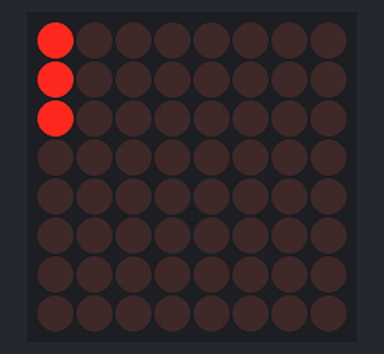
The sketch below on a simulated Arduino Uno, built with avr-gcc and run on an emulated ATmega328P. Parts: 8×8 LED matrix. Wiring (inferred from the names in the program): LED matrix (orientation assumed): rows pin 2, pin 7, A3, pin 5, pin 13, A2, pin 12, A0; columns pin 6, pin 11, pin 10, pin 3, A1, pin 4, pin 8, pin 9. Random numbers use the default seed unless the sketch sets one.

Above: at 0.3 s.
At 4.9 s:
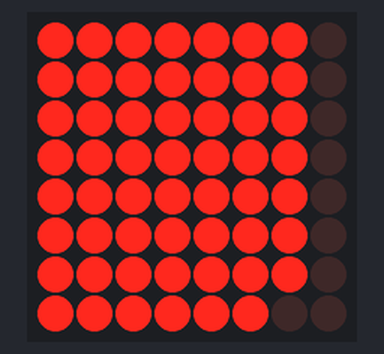
At 9.4 s:
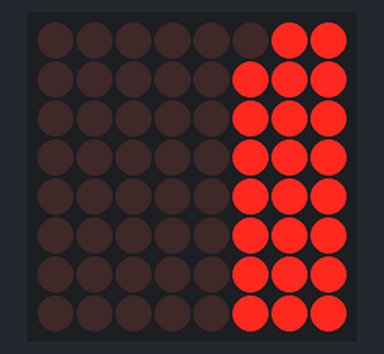
At 18.61 s:
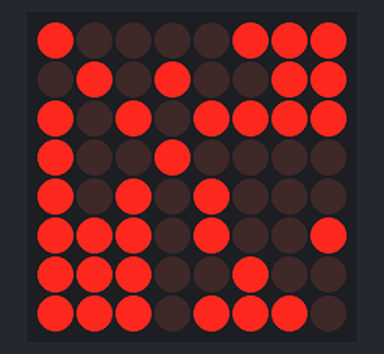
At 29.48 s:
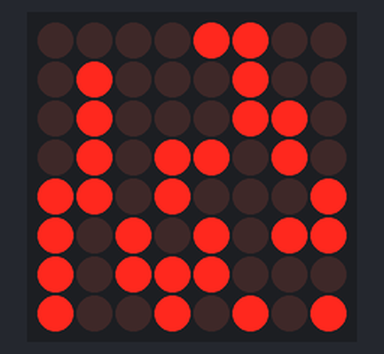
At 38.29 s:
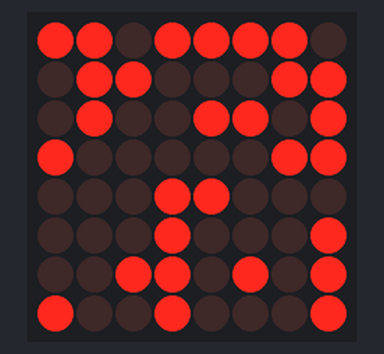

The sketch:

blinkheart8x8.ino
```cpp
// (licence header left out)
// 2-dimensional array of row pin numbers:
int C[] = {2,7,A3,5,13,A2,12,A0};
// 2-dimensional array of column pin numbers:
int R[] = {6,11,10,3,A1,4,8,9};

unsigned char biglove[8][8] =     //the big "heart"
{
  0,0,0,0,0,0,0,0,
  0,1,1,0,0,1,1,0,
  1,1,1,1,1,1,1,1,
  1,1,1,1,1,1,1,1,
  1,1,1,1,1,1,1,1,
  0,1,1,1,1,1,1,0,
  0,0,1,1,1,1,0,0,
  0,0,0,1,1,0,0,0,
};

unsigned char biglove2[8][8] =     //the big "heart"
{
  1,1,1,1,1,1,1,1,
  1,1,1,1,1,1,1,1,
  1,1,1,1,1,1,1,1,
  1,1,1,1,1,1,1,1,
  1,1,1,1,1,1,1,1,
  1,1,1,1,1,1,1,1,
  1,1,1,1,1,1,1,1,
  1,1,1,1,1,1,1,1,
};

unsigned char biglove3[8][8] =     //the big "heart"
{
  0,0,0,0,0,0,0,0,
  0,0,0,0,0,0,0,0,
  0,0,0,0,0,0,0,0,
  0,0,0,0,0,0,0,0,
  0,0,0,0,0,0,0,0,
  0,0,0,0,0,0,0,0,
  0,0,0,0,0,0,0,0,
  0,0,0,0,0,0,0,0,
};

unsigned char smalllove[8][8] =      //the small "heart"
{
  0,0,0,0,0,0,0,0,
  0,0,0,0,0,0,0,0,
  0,0,1,0,0,1,0,0,
  0,1,1,1,1,1,1,0,
  0,1,1,1,1,1,1,0,
  0,0,1,1,1,1,0,0,
  0,0,0,1,1,0,0,0,
  0,0,0,0,0,0,0,0,
};

void setup()
{
   // iterate over the pins:
  for(int i = 0;i<8;i++)
  // initialize the output pins:
  {
    pinMode(R[i],OUTPUT);
    pinMode(C[i],OUTPUT);
  }

  //=====================================================
  for(int i = 0; i < 8; i++) {
    for (int u = 0; u < 8; u++) {
      biglove3[i][u] = 1;
      //Display(biglove3);
      //delay(100);
      for(int y = 0; y < 10; y++) Display(biglove3);
    }
  }
  for(int i = 0; i < 8; i++) {
    for (int u = 0; u < 8; u++) {
      biglove3[i][u] = 0;
      //Display(biglove3);
      //delay(100);
      for(int y = 0; y < 10; y++) Display(biglove3);
    }
  }
}

void loop()
{
  biglove3[rand()%8][rand()%8] = rand()%2;
  Display(biglove3);
  //=====================================================
  /*for(int i = 0; i < 8; i++) {
    for (int u = 0; u < 8; u++) {
      biglove3[i][u] = rand()%2;
      //Display(biglove3);
      //delay(100);
      //for(int y = 0; y < 10; y++)
      Display(biglove3);
    }
  }*/
  //=====================================================
  //Display(biglove3);
  /*for(int i = 0; i < 8; i++) {
    for (int u = 0; u < 8; u++) {
      biglove3[i][u] = 1;
      //Display(biglove3);
      //delay(100);
      for(int y = 0; y < 10; y++) Display(biglove3);
    }
  }
  for(int i = 0; i < 8; i++) {
    for (int u = 0; u < 8; u++) {
      biglove3[i][u] = 0;
      //Display(biglove3);
      //delay(100);
      for(int y = 0; y < 10; y++) Display(biglove3);
    }
  }*/
  //=====================================================
  /*for(int i = 0 ; i < 100 ; i++)        //Loop display 100 times
  {
    Display(biglove);                   //Display the "Big Heart"
  }
  for(int i = 0 ; i < 50 ; i++)         //Loop display 50 times
  {
    Display(smalllove);                 //Display the "small Heart"
  }  */

}

void Display(unsigned char dat[8][8])
{
  for(int c = 0; c<8;c++)
  {
    digitalWrite(C[c],LOW);//use thr column
    //loop
    for(int r = 0;r<8;r++)
    {
      digitalWrite(R[r],dat[r][c]);
    }
    delay(1);
    Clear();  //Remove empty display light
  }
}

void Clear()                          //清空显示
{
  for(int i = 0;i<8;i++)
  {
    digitalWrite(R[i],LOW);
    digitalWrite(C[i],HIGH);
  }
}
```
